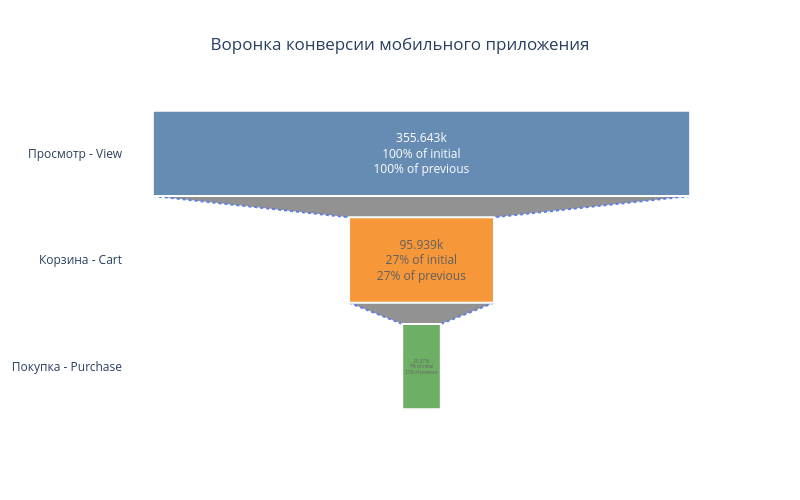

Notebook code cell kept with this figure:
### Markdown cell above
По данному выводу визуализируем воронку

### Code cell
import plotly.graph_objects as go

stages_labels = ['Просмотр - View', 'Корзина - Cart', 'Покупка - Purchase']

fig = go.Figure(go.Funnel(
    y=stages_labels,
    x=metrics_df['Unique_Users'],
    textposition="inside",
    textinfo="value+percent previous+percent initial",
    opacity=0.85,
    marker={
        "color": ["#4C78A8", "#F58518", "#54A24B"],
        "line": {"width": [2, 2, 2], "color": ["white", "white", "white"]}
    },
    connector={"line": {"color": "royalblue", "dash": "dot", "width": 2}}
))

fig.update_layout(
    title="Воронка конверсии мобильного приложения",
    title_x=0.5, 
    template="plotly_white",
    width=800,
    height=500
)

fig.show()

### Figure 1 — Plotly figure (JSON) as saved in the notebook; plotly's stock layout.template omitted (floating-point values rounded to 4 significant figures)
{"data": [{"connector": {"line": {"color": "royalblue", "dash": "dot", "width": 2}}, "marker": {"color": ["#4C78A8", "#F58518", "#54A24B"], "line": {"color": ["white", "white", "white"], "width": [2, 2, 2]}}, "opacity": 0.85, "textinfo": "value+percent previous+percent initial", "textposition": "inside", "type": "funnel", "x": [355643, 95939, 25571], "y": ["Просмотр - View", "Корзина - Cart", "Покупка - Purchase"]}], "layout": {"height": 500, "title": {"text": "Воронка конверсии мобильного приложения", "x": 0.5}, "width": 800}}
